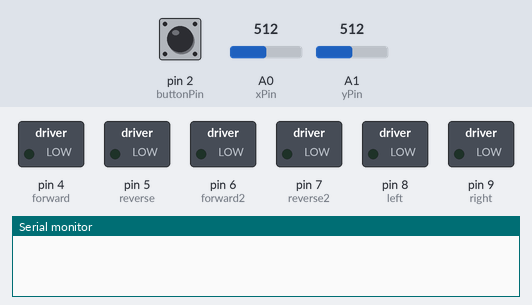
Bench run of a sketch on a simulated Arduino Uno, built with avr-gcc and run on an emulated ATmega328P. Shown: switched loads named in the sketch (green lamp = pin HIGH), the last lines printed to the serial monitor. Inputs (shaded band) come from the test bench; at power-on: A0 (xPin) = 512, A1 (yPin) = 512, pin 2 (buttonPin) HIGH.

Above: at 1.3 s.
1.4 s: A0 (xPin) set to 398
2.9 s: A0 (xPin) set to 374
At 3.5 s:
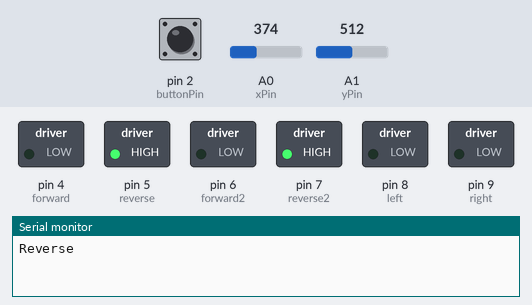
4.5 s: A0 (xPin) set to 910
At 5.7 s:
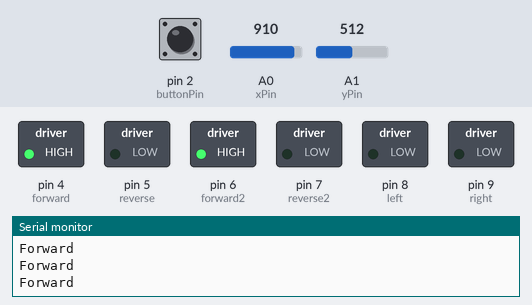
6.0 s: A0 (xPin) set to 886
At 7.1 s:
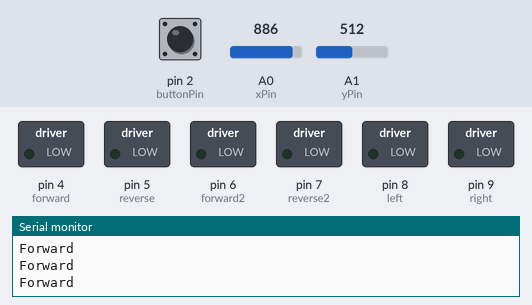
7.5 s: A1 (yPin) set to 207
9.0 s: A1 (yPin) set to 186
At 9.4 s:
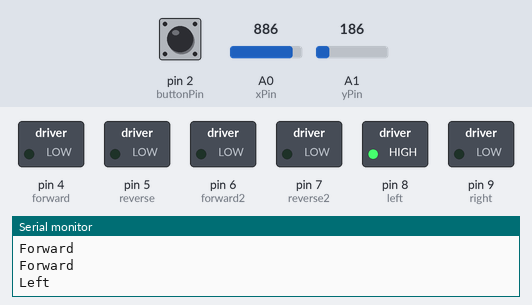
Timing chart, 0 to 11.5 s (numbered marks = the images above; inputs shaded):
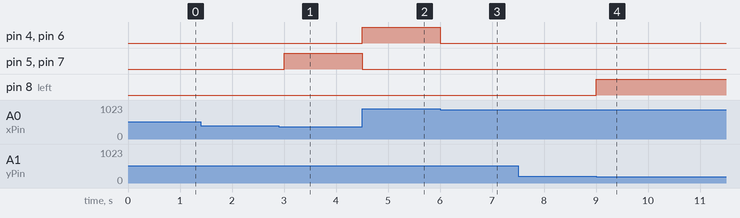

Measured:
- the behaviour switches between 390 and 389 on A0 (xPin) (found by bisection; images 0 and 1)
- the behaviour switches between 901 and 900 on A0 (xPin) (found by bisection; images 2 and 3)
- the behaviour switches between 200 and 199 on A1 (yPin) (found by bisection; images 3 and 4)
- after the input at 1.4 s, every drawn part: stays the same
- after the input at 2.9 s, pin 5 (reverse), pin 7 (reverse2): LOW → HIGH after 0.10 s
- after the input at 4.5 s, pin 4 (forward), pin 6 (forward2): LOW → HIGH at once; pin 5 (reverse), pin 7 (reverse2): HIGH → LOW at once
- after the input at 6.0 s, pin 4 (forward), pin 6 (forward2): HIGH → LOW at once
- after the input at 7.5 s, every drawn part: stays the same
- after the input at 9.0 s, pin 8 (left): LOW → HIGH at once

The sketch:

wheel_cahir.ino
```cpp
const int xPin = A0; // joystick X axis connected to A0
const int yPin = A1; // joystick Y axis connected to A1
const int buttonPin = 2; // joystick button connected to digital pin 2
const int forward = 4; // first relay connected to digital pin 13
const int forward2 = 6;
const int reverse = 5; // second relay connected to digital pin 12
const int reverse2 = 7;
int left= 8;
int right= 9;

void setup() {
  pinMode(xPin, INPUT);
  pinMode(yPin, INPUT);
  pinMode(buttonPin, INPUT_PULLUP);
  pinMode(forward, OUTPUT);
  pinMode(forward2, OUTPUT);
  pinMode(reverse, OUTPUT);
  pinMode(reverse2, OUTPUT);
  pinMode(left, OUTPUT);
  pinMode(right, OUTPUT);
  Serial.begin(9600);
}

void allOff()
{
  digitalWrite(forward, LOW);
  digitalWrite(forward2, LOW);
  digitalWrite(reverse, LOW);
   digitalWrite(reverse2, LOW);
 digitalWrite(left, LOW);
  digitalWrite(right, LOW);
}
void loop() {
  // Read joystick X and Y positions
  int xVal = analogRead(xPin);
  int yVal = analogRead(yPin);

  // Read joystick button state
  bool buttonState = digitalRead(buttonPin);
  // Check joystick X axis position
  if (xVal > 900)
  {
    allOff();
    Serial.println("Forward");
    digitalWrite(forward, HIGH);
     digitalWrite(forward2, HIGH);
  }
  else if(xVal < 390)
  {
    allOff();
    Serial.println("Reverse");
    digitalWrite(reverse, HIGH);
    digitalWrite(reverse2, HIGH);
  }
  else if (yVal < 200)
  {
    allOff();
    Serial.println("Left");
    digitalWrite(left, HIGH);
  }
  else if (yVal > 1000 )
  {
    allOff();
    Serial.println("Right");
   digitalWrite(right, HIGH);
  }
  else
  {
    allOff();
  }
  // Check joystick Y axis position
//  if (yVal < 400) {
//    digitalWrite(relay2Pin, HIGH);
//  } else if (yVal > 600) {
//    digitalWrite(relay2Pin, LOW);
//  }
//
//  // Check joystick button state
//  if (buttonState == LOW) {
//    digitalWrite(relay1Pin, HIGH);
//    digitalWrite(relay2Pin, HIGH);
//    delay(1000);
//    digitalWrite(relay1Pin, LOW);
//    digitalWrite(relay2Pin, LOW);
//  }
  delay(500);
}
```
